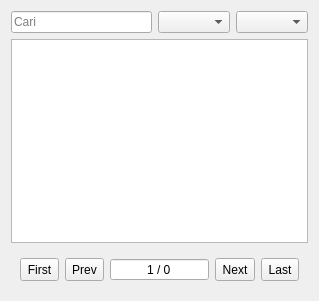
<?xml version="1.0" encoding="UTF-8"?>
<ui version="4.0">
 <class>ExpensesDockWidgetContents</class>
 <widget class="QWidget" name="ExpensesDockWidgetContents">
  <property name="geometry">
   <rect>
    <x>0</x>
    <y>0</y>
    <width>319</width>
    <height>301</height>
   </rect>
  </property>
  <property name="windowTitle">
   <string>Form</string>
  </property>
  <layout class="QVBoxLayout" name="verticalLayout">
   <item>
    <layout class="QHBoxLayout" name="horizontalLayout_2">
     <item>
      <widget class="QLineEdit" name="lineEdit">
       <property name="placeholderText">
        <string>Cari</string>
       </property>
      </widget>
     </item>
     <item>
      <widget class="QComboBox" name="comboBulan">
       <property name="insertPolicy">
        <enum>QComboBox::NoInsert</enum>
       </property>
      </widget>
     </item>
     <item>
      <widget class="QComboBox" name="comboTahun">
       <property name="insertPolicy">
        <enum>QComboBox::NoInsert</enum>
       </property>
      </widget>
     </item>
    </layout>
   </item>
   <item>
    <widget class="QTableView" name="tableView">
     <property name="contextMenuPolicy">
      <enum>Qt::ActionsContextMenu</enum>
     </property>
     <property name="selectionMode">
      <enum>QAbstractItemView::SingleSelection</enum>
     </property>
     <property name="selectionBehavior">
      <enum>QAbstractItemView::SelectRows</enum>
     </property>
     <property name="verticalScrollMode">
      <enum>QAbstractItemView::ScrollPerPixel</enum>
     </property>
     <property name="horizontalScrollMode">
      <enum>QAbstractItemView::ScrollPerPixel</enum>
     </property>
     <property name="sortingEnabled">
      <bool>true</bool>
     </property>
     <attribute name="horizontalHeaderShowSortIndicator" stdset="0">
      <bool>true</bool>
     </attribute>
     <attribute name="horizontalHeaderStretchLastSection">
      <bool>true</bool>
     </attribute>
     <attribute name="verticalHeaderVisible">
      <bool>false</bool>
     </attribute>
     <attribute name="verticalHeaderMinimumSectionSize">
      <number>15</number>
     </attribute>
     <attribute name="verticalHeaderDefaultSectionSize">
      <number>16</number>
     </attribute>
    </widget>
   </item>
   <item>
    <widget class="QWidget" name="navPaging" native="true">
     <layout class="QHBoxLayout" name="horizontalLayout">
      <item>
       <widget class="QToolButton" name="firstButton">
        <property name="minimumSize">
         <size>
          <width>0</width>
          <height>23</height>
         </size>
        </property>
        <property name="text">
         <string>First</string>
        </property>
       </widget>
      </item>
      <item>
       <widget class="QToolButton" name="prevButton">
        <property name="minimumSize">
         <size>
          <width>0</width>
          <height>23</height>
         </size>
        </property>
        <property name="text">
         <string>Prev</string>
        </property>
       </widget>
      </item>
      <item>
       <widget class="QSpinBox" name="spinBox">
        <property name="alignment">
         <set>Qt::AlignCenter</set>
        </property>
        <property name="buttonSymbols">
         <enum>QAbstractSpinBox::NoButtons</enum>
        </property>
        <property name="suffix">
         <string> / 0</string>
        </property>
        <property name="minimum">
         <number>1</number>
        </property>
        <property name="maximum">
         <number>1000</number>
        </property>
       </widget>
      </item>
      <item>
       <widget class="QToolButton" name="nextButton">
        <property name="minimumSize">
         <size>
          <width>0</width>
          <height>23</height>
         </size>
        </property>
        <property name="text">
         <string>Next</string>
        </property>
       </widget>
      </item>
      <item>
       <widget class="QToolButton" name="lastButton">
        <property name="minimumSize">
         <size>
          <width>0</width>
          <height>23</height>
         </size>
        </property>
        <property name="text">
         <string>Last</string>
        </property>
       </widget>
      </item>
     </layout>
    </widget>
   </item>
  </layout>
 </widget>
 <resources/>
 <connections/>
</ui>
